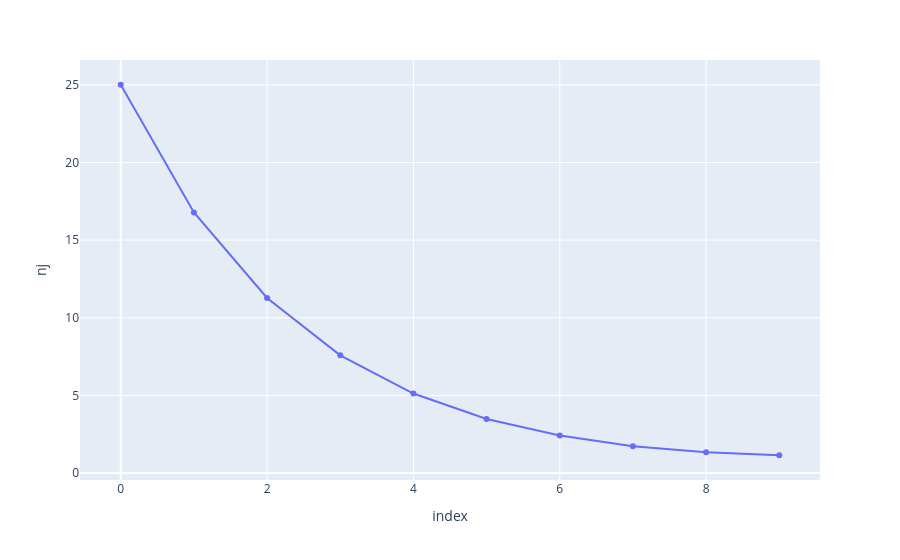

The cell this chart's notebook holds for it:
### Code cell
xj, nj = get_scheduling(
    X - 49.1137,
    N - 1,
    tau,
    volatility,
    risk_penalty,
    permant_coeff_gamma,
    temp_impact_coeff_eta,
)
df = pd.DataFrame({"xj": xj, "nj": nj})
df.plot(y="nj", markers="o")

### Figure 1 — Plotly figure (JSON) as saved in the notebook; plotly's stock layout.template omitted (floating-point values rounded to 4 significant figures)
{"data": [{"hovertemplate": "index=%{x}<br>nj=%{y}<extra></extra>", "legendgroup": "", "line": {"color": "#636efa", "dash": "solid"}, "marker": {"symbol": "circle"}, "mode": "lines+markers", "name": "", "orientation": "v", "showlegend": false, "type": "scatter", "x": [0, 1, 2, 3, 4, 5, 6, 7, 8, 9], "xaxis": "x", "y": [25.01, 16.79, 11.27, 7.586, 5.122, 3.487, 2.416, 1.734, 1.333, 1.148], "yaxis": "y"}], "layout": {"legend": {"tracegroupgap": 0}, "margin": {"t": 60}, "xaxis": {"anchor": "y", "domain": [0, 1], "title": {"text": "index"}}, "yaxis": {"anchor": "x", "domain": [0, 1], "title": {"text": "nj"}}}}
